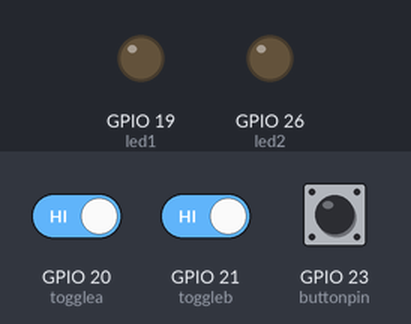
Simulated run of this program. Board: Raspberry Pi (BCM pin numbers). Shown: output pins drawn as LEDs (lit = HIGH). Inputs (shaded band) come from the test bench; at power-on: GPIO 23 (buttonpin) HIGH, GPIO 20 (togglea) HIGH, GPIO 21 (toggleb) HIGH. The clock reads 2024-03-15 10:24:30 at power-on unless the program sets it; what the program prints to the terminal is not drawn.

Above: at 1.4 s.
1.5 s: GPIO 23 (buttonpin) pulled LOW for 1 s
At 3.6 s:
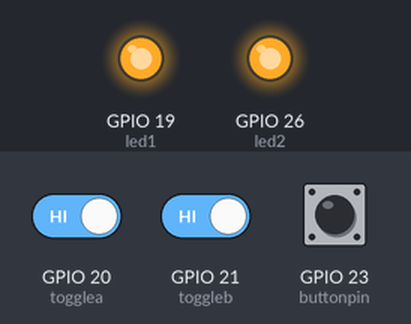
4.0 s: GPIO 23 (buttonpin) pulled LOW for 0.15 s
At 5.2 s:
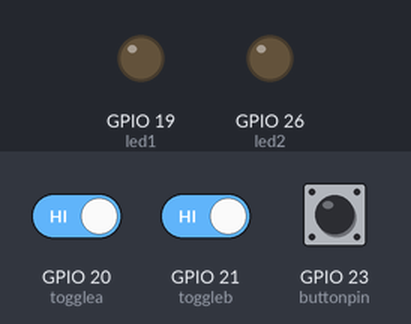
5.6 s: GPIO 20 (togglea) driven LOW
At 6.4 s:
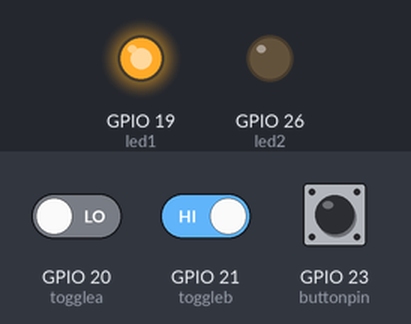
7.1 s: GPIO 20 (togglea) driven HIGH
At 7.5 s:
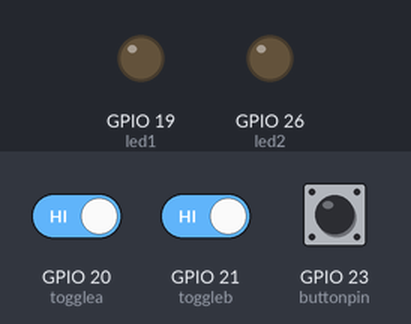
8.6 s: GPIO 21 (toggleb) driven LOW
At 9.9 s:
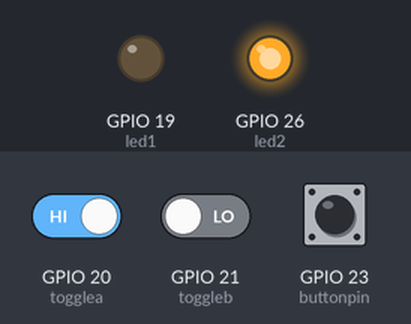
Timing chart, 0 to 11.1 s (numbered marks = the images above; inputs shaded):
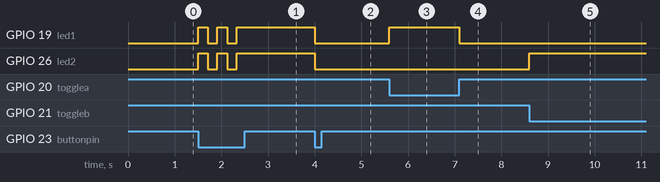

The program:

toggle.py
```python
#!/usr/bin/env python
# Raspberry Pi Zero Cookbook
# Chapter 8
# Toggle Switch and Debouncing
import time
import RPi.GPIO as GPIO
GPIO.setmode(GPIO.BCM)
GPIO.setwarnings(False)
#LED output pins
led1=19
led2=26
#Pushbutton input pin
buttonpin=23
togglea=20
toggleb=21
#Set debounce time
debounce=0.2
#Configure inputs and outputs
GPIO.setup(led1, GPIO.OUT)
GPIO.setup(led2, GPIO.OUT)
GPIO.output(led1, GPIO.LOW)
GPIO.output(led2, GPIO.LOW)
GPIO.setup(buttonpin, GPIO.IN, pull_up_down=GPIO.PUD_UP)
GPIO.setup(togglea, GPIO.IN, pull_up_down=GPIO.PUD_UP)
GPIO.setup(toggleb, GPIO.IN, pull_up_down=GPIO.PUD_UP)
def main():
        lastexec=time.time()
        time.sleep(debounce)
        onoff=0
        print "Ready, Toggle Switch to light an LED, push button to turn both LEDs on/off"
        while True:
                now=time.time()
                if GPIO.input(togglea)==False and now-lastexec>debounce:
                        GPIO.output(led1,GPIO.HIGH)
                        lastexec=time.time()
                elif GPIO.input(toggleb)==False and now-lastexec>debounce:
                        if GPIO.input(toggleb)==False:
                                GPIO.output(led2,GPIO.HIGH)
                                lastexec=time.time()
                        else:
                                GPIO.output(led2,GPIO.LOW)
                elif GPIO.input(buttonpin)==False and now-lastexec>debounce:
                        onoff= not onoff
                        GPIO.output(led1,onoff)
                        GPIO.output(led2,onoff)
                        lastexec=time.time()
                elif GPIO.input(togglea)==True and GPIO.input(toggleb)==True and onoff==0:
                        GPIO.output(led1,GPIO.LOW)
                        GPIO.output(led2,GPIO.LOW)
if __name__=="__main__":
        main()
```

Measured:
- after the input at 1.5 s, GPIO 19 (led1), GPIO 26 (led2): alternates HIGH for 0.21 s and LOW for 0.21 s, 5 changes in all, then stays HIGH, starting at once
- after the input at 4.0 s, GPIO 19 (led1), GPIO 26 (led2): HIGH → LOW at once
- after the input at 5.6 s, GPIO 19 (led1): LOW → HIGH at once
- after the input at 7.1 s, GPIO 19 (led1): HIGH → LOW at once
- after the input at 8.6 s, GPIO 26 (led2): LOW → HIGH at once
